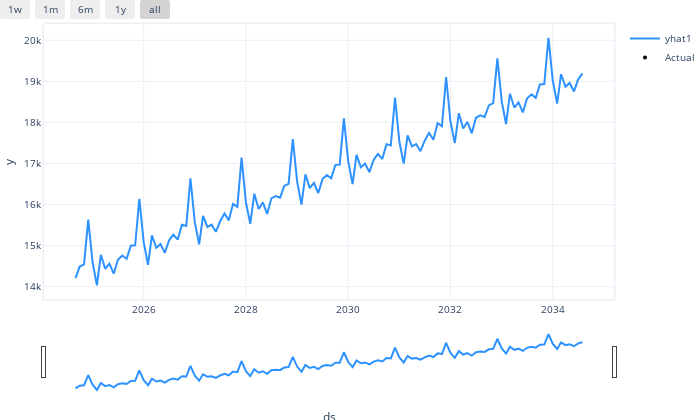

Source (notebook cell):
### Markdown cell above
**NeuralProphet Analysis Summary**
The NeuralProphet model was trained to forecast the turnover for "Original Food Retailing" based on historical data. The following outcomes were observed for the predicted values over the next 12 years:

The NeuralProphet model was trained to forecast the turnover for "Original Food Retailing" based on historical data. The following outcomes were observed for the predicted values over the next 12 years.

**Key Insights:**
- **Forecast Range:** The model provides predictions for the years 2024 through 2035.
- **Gradual Increase**: The predicted turnover shows a consistent upward trend, with values rising from approximately 14,590.47 million AUD in 2024 to about 19,969.01 million AUD by 2035.

- **Missing Actual Values:** The actual turnover values (y) for the forecasted years are marked as None, indicating that they were not available for comparison against the predictions.
- **Model Performance:** While the predictions provide a trend, it is important to validate the model against actual future data when available to assess accuracy and adjust the model accordingly.

**Conclusion:**
The NeuralProphet model forecasts a steady growth in food retail turnover, suggesting a positive outlook for this category over the next decade. Monitoring actual outcomes against these predictions will be crucial for evaluating model effectiveness and making informed business decisions.

### Code cell
# Prepare data for NeuralProphet
# Ensure your 'year' column is in datetime format
df['year'] = pd.to_datetime(df['year'], format='%b-%Y')  # Adjust format as necessary

# Create a new DataFrame for NeuralProphet
neural_data = df[['year', 'Original_Food_retailing']].rename(columns={'year': 'ds', 'Original_Food_retailing': 'y'})

# Create and train NeuralProphet model
model = NeuralProphet(
    yearly_seasonality=True,  # Enable yearly seasonality
    weekly_seasonality=False,  # Disable if not needed
    daily_seasonality=False,   # Disable if not needed
    epochs=140,                # Adjust as needed
    batch_size=32              # Adjust as needed
)

# Fit the model with the frequency set based on your data
model.fit(neural_data, freq='M')  # Use 'M' for monthly frequency, adjust if necessary

# Create a future DataFrame for predictions
future = model.make_future_dataframe(neural_data, periods=120)  # Predict for the next 12 months

# Generate predictions
forecast = model.predict(future)

# Display relevant columns
print(forecast[['ds', 'y', 'yhat1']])  # 'yhat1' contains the forecasted values

# Optionally, plot the results
model.plot(forecast)

### Figure 1 — Plotly figure (JSON) as saved in the notebook; plotly's stock layout.template omitted (floating-point values rounded to 4 significant figures)
{"data": [{"fill": "none", "line": {"color": "rgba(45, 146, 255, 1.0)", "width": 2}, "mode": "lines", "name": "yhat1", "type": "scatter", "x": ["2024-09-01T00:00:00", "2024-10-01T00:00:00", "2024-11-01T00:00:00", "2024-12-01T00:00:00", "2025-01-01T00:00:00", "2025-02-01T00:00:00", "2025-03-01T00:00:00", "2025-04-01T00:00:00", "2025-05-01T00:00:00", "2025-06-01T00:00:00", "2025-07-01T00:00:00", "2025-08-01T00:00:00", "2025-09-01T00:00:00", "2025-10-01T00:00:00", "2025-11-01T00:00:00", "2025-12-01T00:00:00", "2026-01-01T00:00:00", "2026-02-01T00:00:00", "2026-03-01T00:00:00", "2026-04-01T00:00:00", "2026-05-01T00:00:00", "2026-06-01T00:00:00", "2026-07-01T00:00:00", "2026-08-01T00:00:00", "2026-09-01T00:00:00", "2026-10-01T00:00:00", "2026-11-01T00:00:00", "2026-12-01T00:00:00", "2027-01-01T00:00:00", "2027-02-01T00:00:00", "2027-03-01T00:00:00", "2027-04-01T00:00:00", "2027-05-01T00:00:00", "2027-06-01T00:00:00", "2027-07-01T00:00:00", "2027-08-01T00:00:00", "2027-09-01T00:00:00", "2027-10-01T00:00:00", "2027-11-01T00:00:00", "2027-12-01T00:00:00", "2028-01-01T00:00:00", "2028-02-01T00:00:00", "2028-03-01T00:00:00", "2028-04-01T00:00:00", "2028-05-01T00:00:00", "2028-06-01T00:00:00", "2028-07-01T00:00:00", "2028-08-01T00:00:00", "2028-09-01T00:00:00", "2028-10-01T00:00:00", "2028-11-01T00:00:00", "2028-12-01T00:00:00", "2029-01-01T00:00:00", "2029-02-01T00:00:00", "2029-03-01T00:00:00", "2029-04-01T00:00:00", "2029-05-01T00:00:00", "2029-06-01T00:00:00", "2029-07-01T00:00:00", "2029-08-01T00:00:00", "2029-09-01T00:00:00", "2029-10-01T00:00:00", "2029-11-01T00:00:00", "2029-12-01T00:00:00", "2030-01-01T00:00:00", "2030-02-01T00:00:00", "2030-03-01T00:00:00", "2030-04-01T00:00:00", "2030-05-01T00:00:00", "2030-06-01T00:00:00", "2030-07-01T00:00:00", "2030-08-01T00:00:00", "2030-09-01T00:00:00", "2030-10-01T00:00:00", "2030-11-01T00:00:00", "2030-12-01T00:00:00", "2031-01-01T00:00:00", "2031-02-01T00:00:00", "2031-03-01T00:00:00", "2031-04-01T00:00:00", "2031-05-01T00:00:00", "2031-06-01T00:00:00", "2031-07-01T00:00:00", "2031-08-01T00:00:00", "2031-09-01T00:00:00", "2031-10-01T00:00:00", "2031-11-01T00:00:00", "2031-12-01T00:00:00", "2032-01-01T00:00:00", "2032-02-01T00:00:00", "2032-03-01T00:00:00", "2032-04-01T00:00:00", "2032-05-01T00:00:00", "2032-06-01T00:00:00", "2032-07-01T00:00:00", "2032-08-01T00:00:00", "2032-09-01T00:00:00", "2032-10-01T00:00:00", "2032-11-01T00:00:00", "2032-12-01T00:00:00", "2033-01-01T00:00:00", "2033-02-01T00:00:00", "2033-03-01T00:00:00", "2033-04-01T00:00:00", "2033-05-01T00:00:00", "2033-06-01T00:00:00", "2033-07-01T00:00:00", "2033-08-01T00:00:00", "2033-09-01T00:00:00", "2033-10-01T00:00:00", "2033-11-01T00:00:00", "2033-12-01T00:00:00", "2034-01-01T00:00:00", "2034-02-01T00:00:00", "2034-03-01T00:00:00", "2034-04-01T00:00:00", "2034-05-01T00:00:00", "2034-06-01T00:00:00", "2034-07-01T00:00:00", "2034-08-01T00:00:00"], "y": [14210.0, 14490.0, 14540.0, 15630.0, 14600.0, 14040.0, 14780.0, 14440.0, 14560.0, 14320.0, 14660.0, 14760.0, 14680.0, 15000.0, 15010.0, 16140.0, 15080.0, 14530.0, 15250.0, 14950.0, 15040.0, 14830.0, 15130.0, 15270.0, 15150.0, 15510.0, 15480.0, 16640.0, 15570.0, 15030.0, 15720.0, 15450.0, 15510.0, 15340.0, 15590.0, 15780.0, 15620.0, 16020.0, 15940.0, 17140.0, 16060.0, 15530.0, 16260.0, 15890.0, 16050.0, 15770.0, 16150.0, 16210.0, 16170.0, 16450.0, 16510.0, 17600.0, 16560.0, 16000.0, 16740.0, 16400.0, 16530.0, 16280.0, 16620.0, 16720.0, 16639, 16960.0, 16970.0, 18100.0, 17050.0, 16500.0, 17210.0, 16910.0, 17000.0, 16790.0, 17090.0, 17230.0, 17110.0, 17470.0, 17440.0, 18600.0, 17530.0, 17000.0, 17690.0, 17420.0, 17470.0, 17300.0, 17560.0, 17740.0, 17580.0, 17980.0, 17910.0, 19110.0, 18020.0, 17500.0, 18230.0, 17850.0, 18010.0, 17730.0, 18110.0, 18170.0, 18130.0, 18420.0, 18470.0, 19560.0, 18520.0, 17960.0, 18700.0, 18360.0, 18490.0, 18240.0, 18580.0, 18680.0, 18600.0, 18920.0, 18930.0, 20060.0, 19010.0, 18460.0, 19170.0, 18870.0, 18960.0, 18750.0, 19050.0, 19190.0]}, {"marker": {"color": "black", "size": 4}, "mode": "markers", "name": "Actual", "type": "scatter", "x": ["2024-09-01T00:00:00", "2024-10-01T00:00:00", "2024-11-01T00:00:00", "2024-12-01T00:00:00", "2025-01-01T00:00:00", "2025-02-01T00:00:00", "2025-03-01T00:00:00", "2025-04-01T00:00:00", "2025-05-01T00:00:00", "2025-06-01T00:00:00", "2025-07-01T00:00:00", "2025-08-01T00:00:00", "2025-09-01T00:00:00", "2025-10-01T00:00:00", "2025-11-01T00:00:00", "2025-12-01T00:00:00", "2026-01-01T00:00:00", "2026-02-01T00:00:00", "2026-03-01T00:00:00", "2026-04-01T00:00:00", "2026-05-01T00:00:00", "2026-06-01T00:00:00", "2026-07-01T00:00:00", "2026-08-01T00:00:00", "2026-09-01T00:00:00", "2026-10-01T00:00:00", "2026-11-01T00:00:00", "2026-12-01T00:00:00", "2027-01-01T00:00:00", "2027-02-01T00:00:00", "2027-03-01T00:00:00", "2027-04-01T00:00:00", "2027-05-01T00:00:00", "2027-06-01T00:00:00", "2027-07-01T00:00:00", "2027-08-01T00:00:00", "2027-09-01T00:00:00", "2027-10-01T00:00:00", "2027-11-01T00:00:00", "2027-12-01T00:00:00", "2028-01-01T00:00:00", "2028-02-01T00:00:00", "2028-03-01T00:00:00", "2028-04-01T00:00:00", "2028-05-01T00:00:00", "2028-06-01T00:00:00", "2028-07-01T00:00:00", "2028-08-01T00:00:00", "2028-09-01T00:00:00", "2028-10-01T00:00:00", "2028-11-01T00:00:00", "2028-12-01T00:00:00", "2029-01-01T00:00:00", "2029-02-01T00:00:00", "2029-03-01T00:00:00", "2029-04-01T00:00:00", "2029-05-01T00:00:00", "2029-06-01T00:00:00", "2029-07-01T00:00:00", "2029-08-01T00:00:00", "2029-09-01T00:00:00", "2029-10-01T00:00:00", "2029-11-01T00:00:00", "2029-12-01T00:00:00", "2030-01-01T00:00:00", "2030-02-01T00:00:00", "2030-03-01T00:00:00", "2030-04-01T00:00:00", "2030-05-01T00:00:00", "2030-06-01T00:00:00", "2030-07-01T00:00:00", "2030-08-01T00:00:00", "2030-09-01T00:00:00", "2030-10-01T00:00:00", "2030-11-01T00:00:00", "2030-12-01T00:00:00", "2031-01-01T00:00:00", "2031-02-01T00:00:00", "2031-03-01T00:00:00", "2031-04-01T00:00:00", "2031-05-01T00:00:00", "2031-06-01T00:00:00", "2031-07-01T00:00:00", "2031-08-01T00:00:00", "2031-09-01T00:00:00", "2031-10-01T00:00:00", "2031-11-01T00:00:00", "2031-12-01T00:00:00", "2032-01-01T00:00:00", "2032-02-01T00:00:00", "2032-03-01T00:00:00", "2032-04-01T00:00:00", "2032-05-01T00:00:00", "2032-06-01T00:00:00", "2032-07-01T00:00:00", "2032-08-01T00:00:00", "2032-09-01T00:00:00", "2032-10-01T00:00:00", "2032-11-01T00:00:00", "2032-12-01T00:00:00", "2033-01-01T00:00:00", "2033-02-01T00:00:00", "2033-03-01T00:00:00", "2033-04-01T00:00:00", "2033-05-01T00:00:00", "2033-06-01T00:00:00", "2033-07-01T00:00:00", "2033-08-01T00:00:00", "2033-09-01T00:00:00", "2033-10-01T00:00:00", "2033-11-01T00:00:00", "2033-12-01T00:00:00", "2034-01-01T00:00:00", "2034-02-01T00:00:00", "2034-03-01T00:00:00", "2034-04-01T00:00:00", "2034-05-01T00:00:00", "2034-06-01T00:00:00", "2034-07-01T00:00:00", "2034-08-01T00:00:00"], "y": [null, null, null, null, null, null, null, null, null, null, null, null, null, null, null, null, null, null, null, null, null, null, null, null, null, null, null, null, null, null, null, null, null, null, null, null, null, null, null, null, null, null, null, null, null, null, null, null, null, null, null, null, null, null, null, null, null, null, null, null, null, null, null, null, null, null, null, null, null, null, null, null, null, null, null, null, null, null, null, null, null, null, null, null, null, null, null, null, null, null, null, null, null, null, null, null, null, null, null, null, null, null, null, null, null, null, null, null, null, null, null, null, null, null, null, null, null, null, null, null]}], "layout": {"autosize": true, "font": {"size": 10}, "height": 420, "hovermode": "x unified", "margin": {"b": 0, "l": 0, "pad": 0, "r": 10, "t": 10}, "showlegend": true, "title": {"font": {"size": 12}}, "width": 700, "xaxis": {"linewidth": 1.5, "mirror": true, "rangeselector": {"buttons": [{"count": 7, "label": "1w", "step": "day", "stepmode": "backward"}, {"count": 1, "label": "1m", "step": "month", "stepmode": "backward"}, {"count": 6, "label": "6m", "step": "month", "stepmode": "backward"}, {"count": 1, "label": "1y", "step": "year", "stepmode": "backward"}, {"step": "all"}]}, "rangeslider": {"visible": true}, "showline": true, "title": {"text": "ds"}, "type": "date"}, "yaxis": {"linewidth": 1.5, "mirror": true, "showline": true, "title": {"text": "y"}}}}
